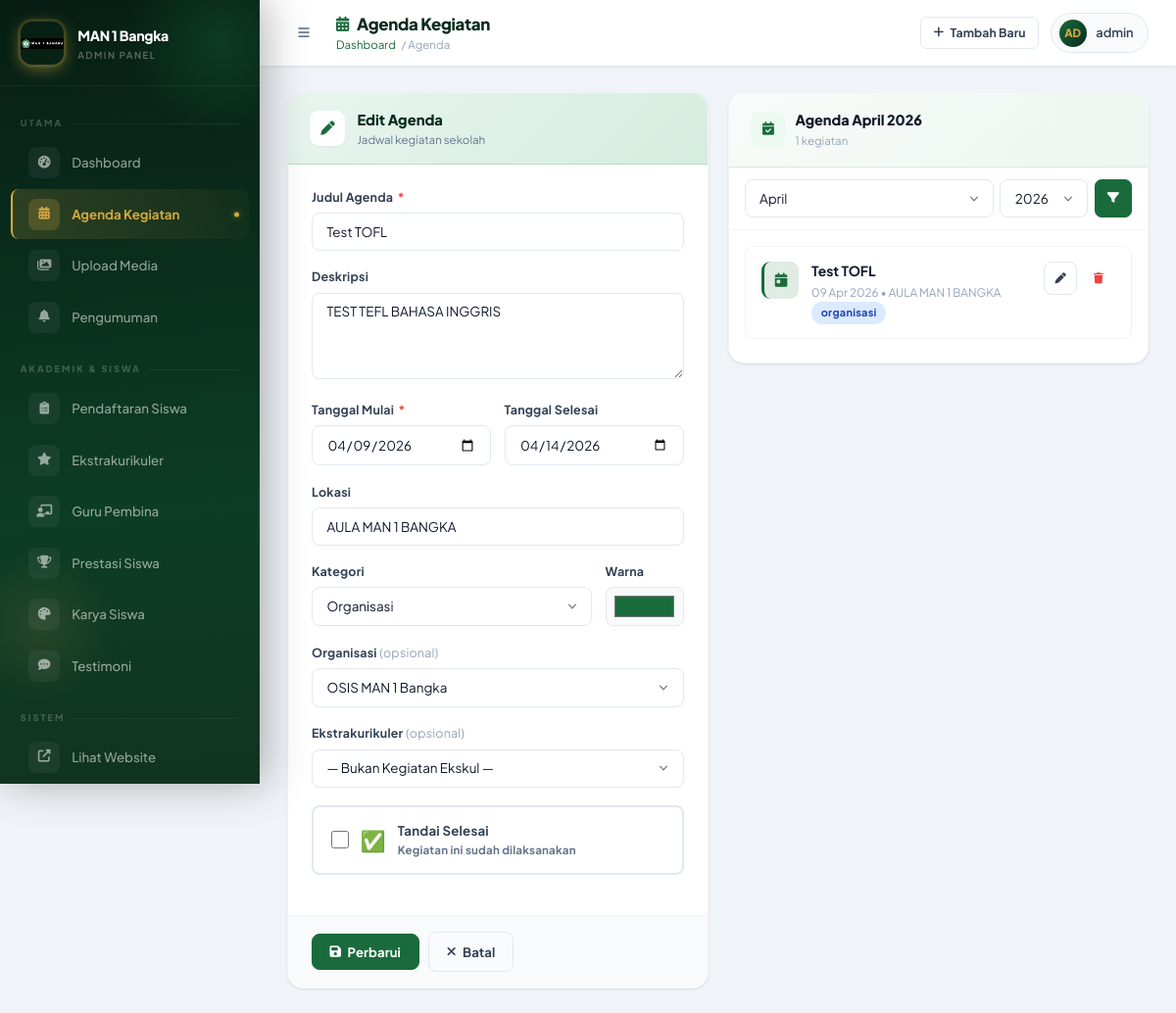
The app's page /admin/agenda.php?edit=11&bulan=4&tahun=2026 (signed in), older data.
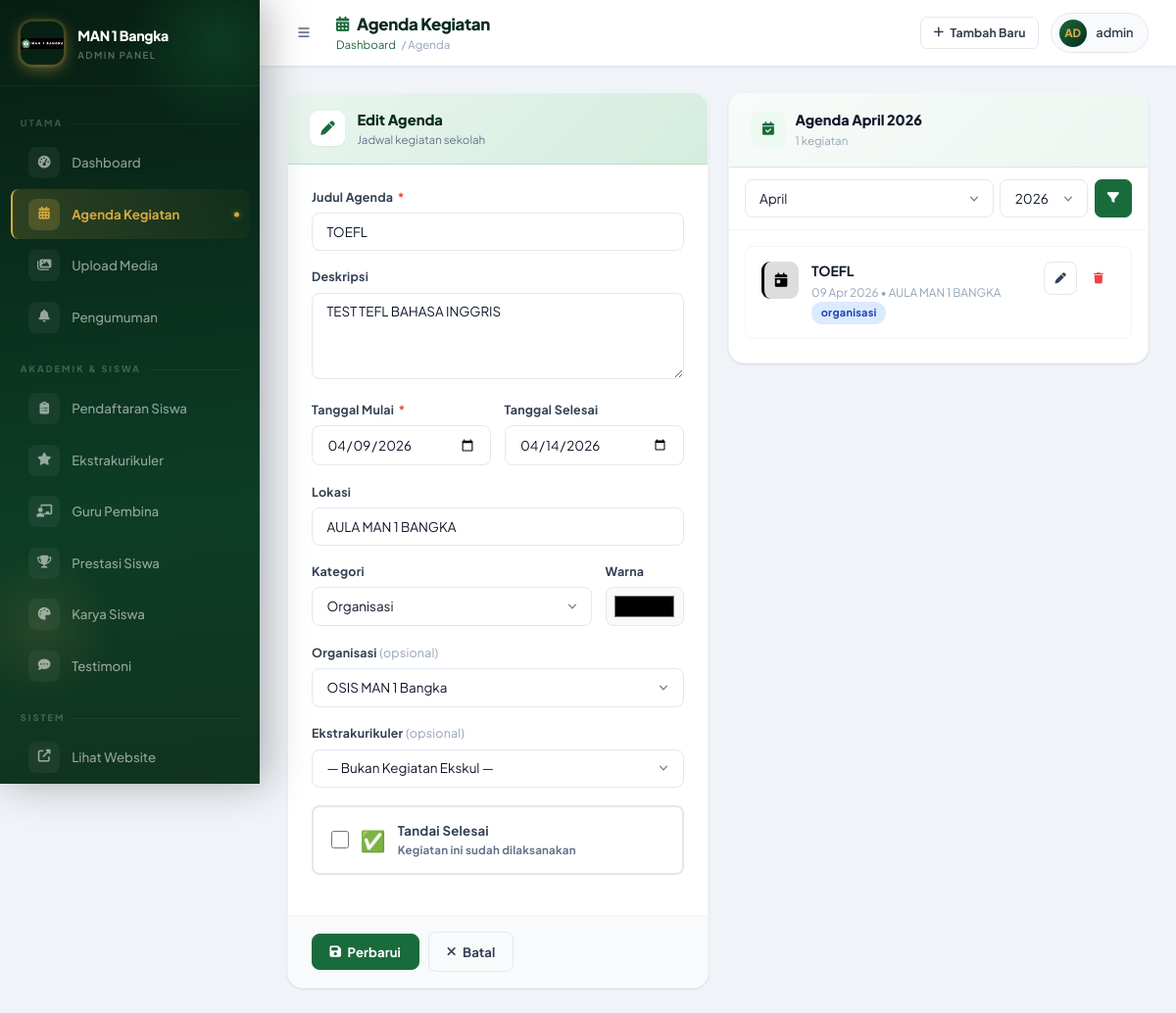
The same page, newer data.
### tables this page shows
CREATE TABLE `agenda` (
  `id` int NOT NULL,
  `judul` varchar(255) NOT NULL,
  `deskripsi` text,
  `tanggal_mulai` datetime NOT NULL,
  `tanggal_selesai` datetime DEFAULT NULL,
  `lokasi` varchar(255) DEFAULT NULL,
  `kategori` enum('lomba','seminar','kelas','organisasi','ekskul','keagamaan','umum','lainnya') DEFAULT 'umum',
  `warna` varchar(20) DEFAULT '#1a6b3c',
  `is_selesai` tinyint(1) DEFAULT '0',
  `organisasi_id` int DEFAULT NULL,
  `ekskul_id` int DEFAULT NULL,
  `created_at` timestamp NULL DEFAULT CURRENT_TIMESTAMP
);

CREATE TABLE `organisasi` (
  `id` int NOT NULL,
  `nama` varchar(255) NOT NULL,
  `deskripsi` text,
  `visi` text,
  `misi` text,
  `gambar` varchar(255) DEFAULT NULL,
  `created_at` timestamp NULL DEFAULT CURRENT_TIMESTAMP
);

### admin/agenda.php (the view, shortened to what the changed rows need)
<?php
require '../php/config.php'; ?>
<?php
$edit = null;
if (isset($_GET['edit'])) {
  $s = $pdo->prepare("SELECT * FROM agenda WHERE id=?");
  $s->execute([(int)$_GET['edit']]);
  $edit = $s->fetch(PDO::FETCH_ASSOC);
}
$bulan = (int)($_GET['bulan'] ?? date('n'));
$tahun = (int)($_GET['tahun'] ?? date('Y'));
$rows = $pdo->prepare("SELECT * FROM agenda WHERE MONTH(tanggal_mulai)=? AND YEAR(tanggal_mulai)=? ORDER BY tanggal_mulai ASC");
$rows->execute([$bulan, $tahun]);
$rows = $rows->fetchAll(PDO::FETCH_ASSOC);
$orgList   = $pdo->query("SELECT id, nama FROM organisasi ORDER BY nama ASC")->fetchAll(PDO::FETCH_ASSOC);
?>
<!DOCTYPE html>
<html lang="id">
<head>
  <link rel="stylesheet" href="https://cdnjs.cloudflare.com/ajax/libs/font-awesome/6.4.0/css/all.min.css" />
  <link rel="stylesheet" href="assets/admin.css" />
</head>
<body>
  <main class="admin-main">
    <div class="page-content">
      <div class="two-col" style="align-items:start;">
        <div class="form-section anim-fade-up">
          <div class="form-section-body">
            <form method="POST" id="form-agenda" autocomplete="off">
              <div class="form-group">
                <label>Judul Agenda <span class="req">*</span></label>
                <input type="text" name="judul" value="<?= htmlspecialchars($edit['judul'] ?? '') ?>" placeholder="Contoh: Lomba Cerdas Cermat" required />
              </div>
              <div class="form-group">
                <label>Deskripsi</label>
                <textarea name="deskripsi" placeholder="Keterangan singkat kegiatan..."><?= htmlspecialchars($edit['deskripsi'] ?? '') ?></textarea>
              </div>
              <div style="display:grid;grid-template-columns:1fr 1fr;gap:.85rem;">
                <div class="form-group"><label>Tanggal Mulai <span class="req">*</span></label><input type="date" name="tanggal_mulai" value="<?= substr($edit['tanggal_mulai'] ?? '', 0, 10) ?>" required /></div>
                <div class="form-group"><label>Tanggal Selesai</label><input type="date" name="tanggal_selesai" value="<?= substr($edit['tanggal_selesai'] ?? '', 0, 10) ?>" /></div>
              </div>
              <div class="form-group"><label>Lokasi</label><input type="text" name="lokasi" value="<?= htmlspecialchars($edit['lokasi'] ?? '') ?>" placeholder="Contoh: Aula MAN 1 Bangka" /></div>
              <div style="display:grid;grid-template-columns:1fr 80px;gap:.85rem;align-items:end;">
                <div class="form-group">
                  <label>Kategori</label>
                  <select name="kategori"><?php foreach (['umum' => 'Umum', 'lomba' => 'Lomba', 'ekskul' => 'Ekskul', 'organisasi' => 'Organisasi', 'seminar' => 'Seminar', 'keagamaan' => 'Keagamaan'] as $v => $l): ?>
                      <option value="<?= $v ?>" <?= ($edit['kategori'] ?? 'umum') === $v ? 'selected' : '' ?>><?= $l ?></option>
                    <?php endforeach; ?>
                  </select>
                </div>
                <div class="form-group"><label>Warna</label><input type="color" name="warna" value="<?= htmlspecialchars($edit['warna'] ?? '#1a6b3c') ?>" style="width:100%;" /></div>
              </div>
              <div class="form-group">
                <label>Organisasi <span style="color:var(--gray-400);font-weight:400;">(opsional)</span></label>
                <select name="organisasi_id">
                  <?php foreach ($orgList as $o): ?>
                    <option value="<?= $o['id'] ?>" <?= ($edit['organisasi_id'] ?? null) == $o['id'] ? 'selected' : '' ?>><?= htmlspecialchars($o['nama']) ?></option>
                  <?php endforeach; ?>
                </select>
              </div>
              <div class="form-group">
                <label class="highlight-box <?= ($edit['is_selesai'] ?? 0) ? 'checked' : '' ?>" id="selesai-box" style="cursor:pointer;">
                  <input type="checkbox" name="is_selesai" id="selesai_cb"
                    <?= ($edit['is_selesai'] ?? 0) ? 'checked' : '' ?>
                    style="width:18px;height:18px;flex-shrink:0;accent-color:var(--primary-mid);cursor:pointer;"
                    onchange="this.closest('.highlight-box').classList.toggle('checked',this.checked)" />
                  <span class="hb-icon">✅</span>
                  <div class="hb-text">
                    <h4>Tandai Selesai</h4>
                    <p>Kegiatan ini sudah dilaksanakan</p>
                  </div>
                </label>
              </div>
            </form>
          </div>
        </div>
        <div class="admin-card anim-fade-up anim-delay-2">
          <div style="max-height:580px;overflow-y:auto;padding:1rem;">
            <?php if ($rows): foreach ($rows as $r): ?>
                <div class="data-item">
                  <div class="data-item-icon" style="background:<?= htmlspecialchars($r['warna']) ?>22;color:<?= htmlspecialchars($r['warna']) ?>;border-left:3px solid <?= htmlspecialchars($r['warna']) ?>;">
                    <i class="fas fa-calendar-day"></i>
                  </div>
                  <div class="data-item-body">
                    <div class="data-item-title"><?= htmlspecialchars($r['judul']) ?></div>
                    <div class="data-item-sub">
                      <?= date('d M Y', strtotime($r['tanggal_mulai'])) ?>
                      <?= $r['lokasi'] ? ' &bull; ' . htmlspecialchars($r['lokasi']) : '' ?>
                      <span class="badge badge-blue"><?= htmlspecialchars($r['kategori']) ?></span>
                    </div>
                  </div>
                  <div class="data-item-actions">
                    <a href="?edit=<?= $r['id'] ?>&bulan=<?= $bulan ?>&tahun=<?= $tahun ?>" class="btn btn-outline btn-icon btn-xs"><i class="fas fa-pen"></i></a>
                    <form method="POST" style="display:inline" onsubmit="return confirm('Hapus agenda?')" autocomplete="off">
                      <button class="btn btn-ghost btn-icon btn-xs" style="color:var(--red)"><i class="fas fa-trash"></i></button>
                    </form>
                  </div>
                </div>
              <?php endforeach;
            endif; ?>
          </div>
        </div>
      </div>
    </div>
  </main>
</body>
</html>

Row changes from the older to the newer data that the page shows:
changed agenda "AULA MAN 1 BANGKA": judul "Test TOFL" → "TOEFL"; warna "#1a6b3c" → "#000000"
